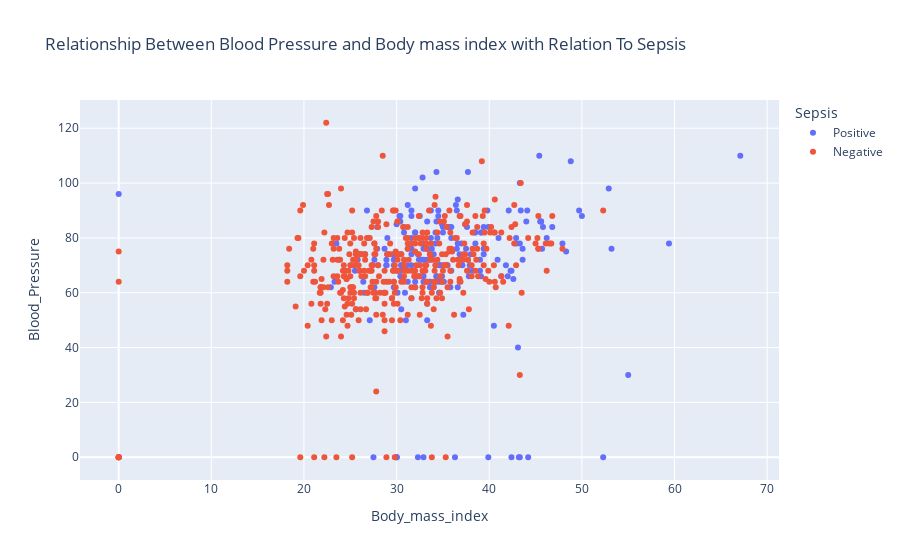

The notebook cell saved with this chart:
### Markdown cell above
**Relationship between Body mass index, blood pressure and Sepsis**

### Code cell
from plotly.offline import iplot
fig_3=px.scatter(train_df, x="Body_mass_index", y= "Blood_Pressure",color= "Sepsis", 
                 title= "Relationship Between Blood Pressure and Body mass index with Relation To Sepsis")

iplot(fig_3)

### Figure 1 — Plotly figure (JSON) as saved in the notebook; plotly's stock layout.template omitted (floating-point values rounded to 4 significant figures; data arrays with more than 128 entries replaced by an {"elided": "..."} marker saying what was removed)
{"data": [{"hovertemplate": "Sepsis=Positive<br>Body_mass_index=%{x}<br>Blood_Pressure=%{y}<extra></extra>", "legendgroup": "Positive", "marker": {"color": "#636efa", "symbol": "circle"}, "mode": "markers", "name": "Positive", "orientation": "v", "showlegend": true, "type": "scatter", "x": {"elided": "208 float values"}, "xaxis": "x", "y": {"elided": "208 int values"}, "yaxis": "y"}, {"hovertemplate": "Sepsis=Negative<br>Body_mass_index=%{x}<br>Blood_Pressure=%{y}<extra></extra>", "legendgroup": "Negative", "marker": {"color": "#EF553B", "symbol": "circle"}, "mode": "markers", "name": "Negative", "orientation": "v", "showlegend": true, "type": "scatter", "x": {"elided": "391 float values"}, "xaxis": "x", "y": {"elided": "391 int values"}, "yaxis": "y"}], "layout": {"legend": {"title": {"text": "Sepsis"}, "tracegroupgap": 0}, "title": {"text": "Relationship Between Blood Pressure and Body mass index with Relation To Sepsis"}, "xaxis": {"anchor": "y", "domain": [0, 1], "title": {"text": "Body_mass_index"}}, "yaxis": {"anchor": "x", "domain": [0, 1], "title": {"text": "Blood_Pressure"}}}}
